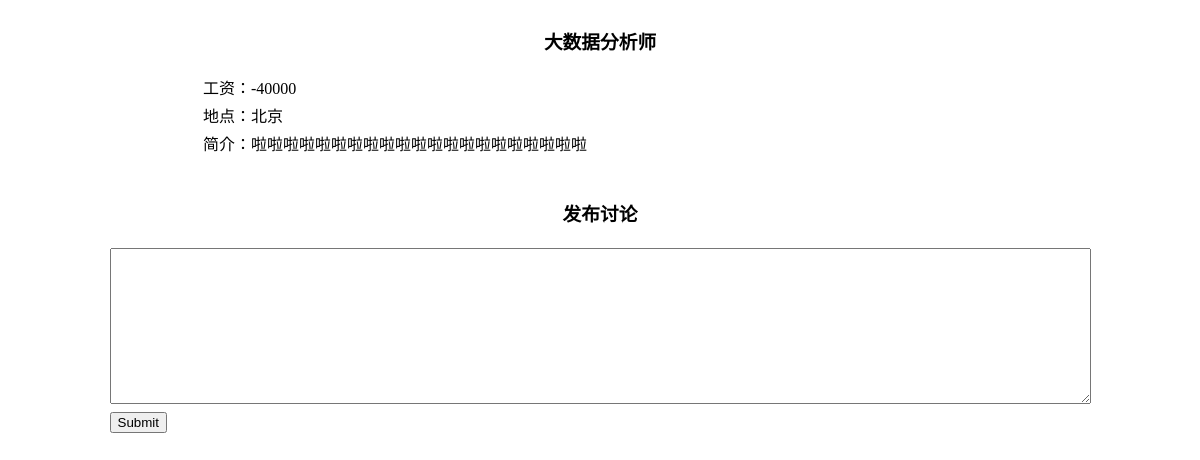
/detail1 (signed in), run on an earlier commit of the app's database.
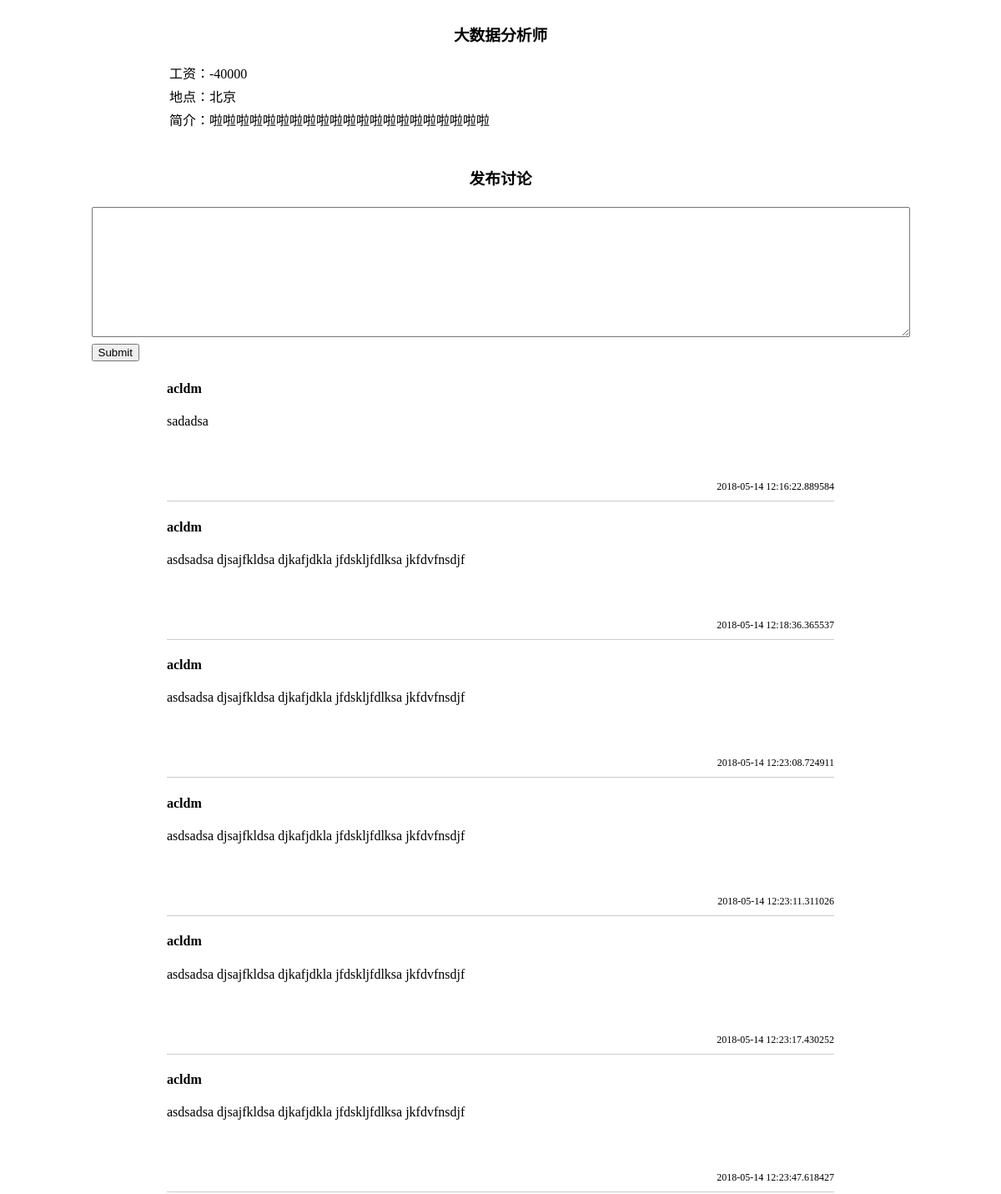
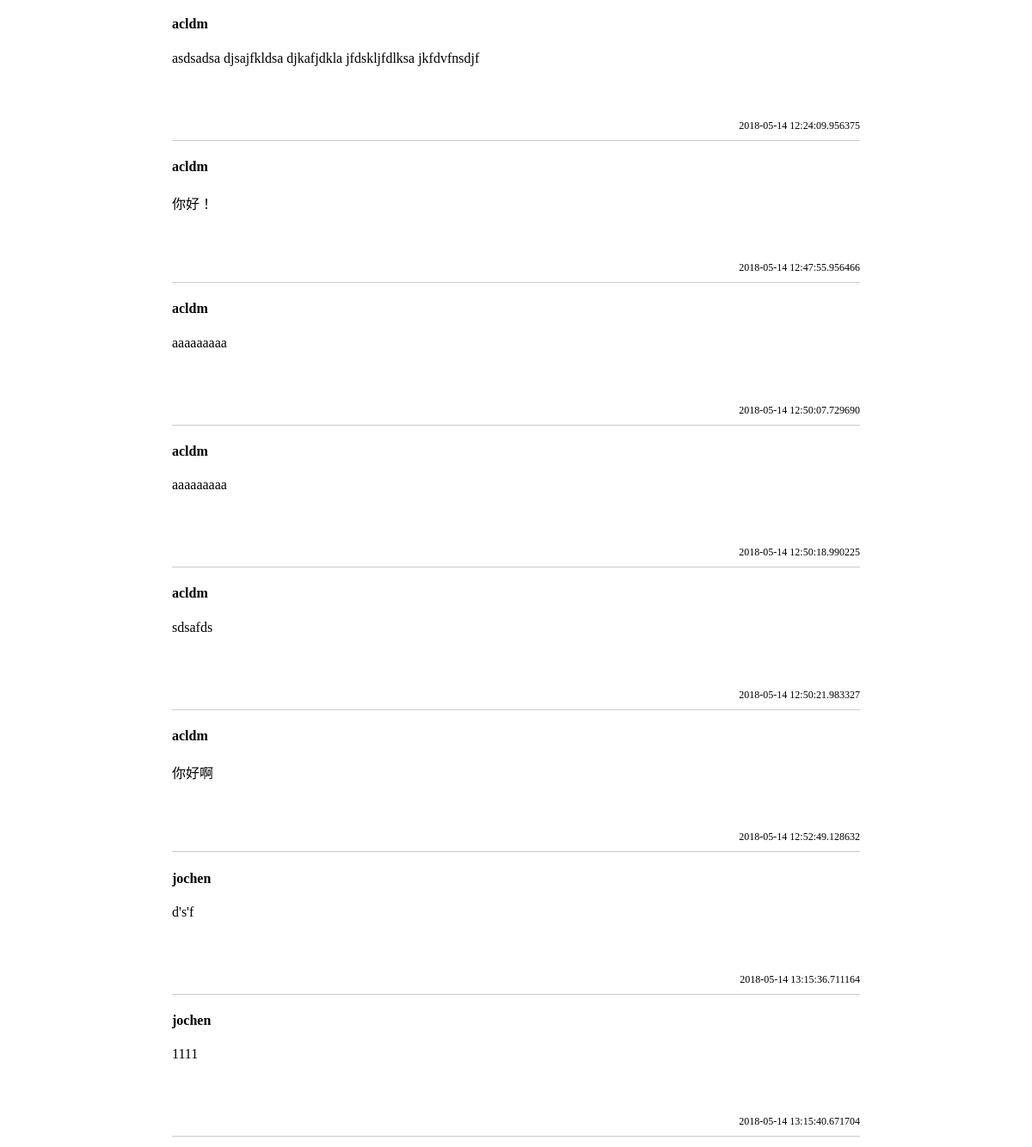
And on a later commit of the database (2 pictures, top to bottom).
### app/models.py (models this page shows, shortened)
class Comment(db.Model):
    __tablename__ = 'comments'
    id = db.Column(db.Integer, primary_key=True)
    body = db.Column(db.Text)
    body_html = db.Column(db.Text)
    timestamp = db.Column(db.DateTime, index=True, default=datetime.utcnow)
    disabled = db.Column(db.Boolean)
    author_id = db.Column(db.Integer, db.ForeignKey('users.id'))
    post_id = db.Column(db.Integer, db.ForeignKey('posts.id'))
    @staticmethod
    def get_comments(post_id):
        return Comment.query.filter_by(post_id=post_id).all()

class User(UserMixin, db.Model):
    __tablename__ = 'users'
    id = db.Column(db.Integer, primary_key=True)
    email = db.Column(db.String(64), unique=True, index=True)
    username = db.Column(db.String(64), unique=True, index=True)
    role_id = db.Column(db.Integer, db.ForeignKey('roles.id'))
    test_column = db.Column(db.Integer, unique=True, index=True)
    password_hash = db.Column(db.String(128))
    confirmed = db.Column(db.Boolean, default=False)
    name = db.Column(db.String(64))
    location = db.Column(db.String(64))
    about_me = db.Column(db.Text())
    member_since = db.Column(db.DateTime(), default=datetime.utcnow)
    last_seen = db.Column(db.DateTime(), default=datetime.utcnow)
    avatar_hash = db.Column(db.String(32))
    comments = db.relationship('Comment', backref='author', lazy='dynamic')
    def ping(self):
        self.last_seen = datetime.utcnow()
        db.session.add(self)
    @property
    def password(self):
        raise AttributeError('password is not a readable attribute')

### app/main/views.py (the view)
@main.route('/detail<job_id>', methods = ('GET', 'POST'))
@login_required
def detail(job_id):
    form = CommentForm()
    if form.validate_on_submit():
        body = form.data['body']
        c = Comment(body, current_user.id, 1)
        db.session.add(c)
        db.session.commit()
        return redirect(url_for('main.detail', job_id = job_id))
    data_detail = {'job_name': '大数据分析师','salary':10000-50000, 'location': '北京',
                   'description': '啦啦啦啦啦啦啦啦啦啦啦啦啦啦啦啦啦啦啦啦啦',
                   'enterprise_logo':'http://company.zhaopin.com/CompanyLogo/20170122/D4DDF1ECC5F85A05ED1BC9B6D5334EC7.gif'}
    flash('根据job_id写sql，return到templates/html中')
    comments = Comment.get_comments(1)
    return render_template('detail.html', data_detail=data_detail, form = form, comments = comments)

### app/main/forms.py
class CommentForm(FlaskForm):
    body = TextAreaField('', validators=[DataRequired()])
    submit = SubmitField('Submit')

### app/auth/views.py (called while the page is built)
@auth.before_app_request
def before_request():
	if current_user.is_authenticated:
		current_user.ping()
		if not current_user.confirmed\
			and request.endpoint \
			and request.blueprint != 'auth' \
			and request.endpoint != 'static':
			return redirect(url_for('auth.unconfirmed'))

### app/main/__init__.py (called while the page is built)
@main.app_context_processor
def imject_permissions():
	return dict(Permission=Permission)

### app/models.py (called while the page is built)
@login_manager.user_loader
def load_user(user_id):
    return User.query.get(int(user_id))

### app/templates/detail.html (shortened to what this page needs)
{% extends 'base.html' %}
{% block body %}
    <table class="table table-bordered job-table job-table">
        <caption><h3 style="color:#000;">{{ data_detail.job_name }}</h3></caption>
        <tbody>
            <tr>
                <td>工资：{{ data_detail.salary }}</td>
            </tr>
            <tr>
                <td>地点：{{ data_detail.location }}</td>
            </tr>
            <tr>
                <td colspan="2">
                    简介：{{ data_detail.description }}
                </td>
            </tr>
            <tr>
                <td colspan="2"><img src="{{ data_detail.enterprise_logo }}" alt="" style="width: 100%;"></td>
            </tr>
        </tbody>
    </table>
    <table class="table table-bordered job-table job-table">
      <caption><h3 style="color:#000;">发布讨论</h3></caption>
      <tbody>
          <form method="post">
          <tr>
              <td>{{form.body(cols=120, rows=10)}}</td>
          </tr>
          <tr>
              <td>{{form.submit()}}</td>
          </tr>
        </form>
      </tbody>
    </table>
      <div class="comments">
        {% for c in comments %}
        <div class="comment">
            <h4>{{c.author.username}}</h4>
            <div class="content">{{c.body | safe}}</div>
            <div class="timestep">{{c.timestamp}}</div>
        </div>
        {% endfor %}
      </div>
{% endblock %}

### app/templates/base.html (shortened to what this page needs)
{% extends "bootstrap/base.html" %}

### app/templates/detail.html (style rules this page uses)
.job-table { width: 800px; margin: 0 auto; }
.comments { width: 800px; margin:0 auto; }
.comment { margin-bottom: 12px; border-bottom: 1px solid #ccc; min-height: 120px; }
.content { height: 80px; display: inline-block; }
.timestep { height: 24px; font-size: 12px; width: 100%; text-align: right; }

What changed in the data, as far as the page shows it:
added Comment: author.username "acldm", body "sadadsa", timestamp "2018-05-14 12:16:22.889584"
added Comment: author.username "acldm", body "asdsadsa djsajfkldsa djkafjdkla jfdskljfdlksa jkfdvfnsdjf", timestamp "2018-05-14 12:18:36.365537"
added Comment: author.username "acldm", body "asdsadsa djsajfkldsa djkafjdkla jfdskljfdlksa jkfdvfnsdjf", timestamp "2018-05-14 12:23:08.724911"
added Comment: author.username "acldm", body "asdsadsa djsajfkldsa djkafjdkla jfdskljfdlksa jkfdvfnsdjf", timestamp "2018-05-14 12:23:11.311026"
added Comment: author.username "acldm", body "asdsadsa djsajfkldsa djkafjdkla jfdskljfdlksa jkfdvfnsdjf", timestamp "2018-05-14 12:23:17.430252"
added Comment: author.username "acldm", body "asdsadsa djsajfkldsa djkafjdkla jfdskljfdlksa jkfdvfnsdjf", timestamp "2018-05-14 12:23:47.618427"
added Comment: author.username "acldm", body "asdsadsa djsajfkldsa djkafjdkla jfdskljfdlksa jkfdvfnsdjf", timestamp "2018-05-14 12:24:09.956375"
added Comment: author.username "acldm", body "你好！", timestamp "2018-05-14 12:47:55.956466"
added Comment: author.username "acldm", body "aaaaaaaaa", timestamp "2018-05-14 12:50:07.729690"
added Comment: author.username "acldm", body "aaaaaaaaa", timestamp "2018-05-14 12:50:18.990225"
added Comment: author.username "acldm", body "sdsafds", timestamp "2018-05-14 12:50:21.983327"
added Comment: author.username "acldm", body "你好啊", timestamp "2018-05-14 12:52:49.128632"
added Comment: author.username "jochen", body "d's'f", timestamp "2018-05-14 13:15:36.711164"
added Comment: author.username "jochen", body "1111", timestamp "2018-05-14 13:15:40.671704"
